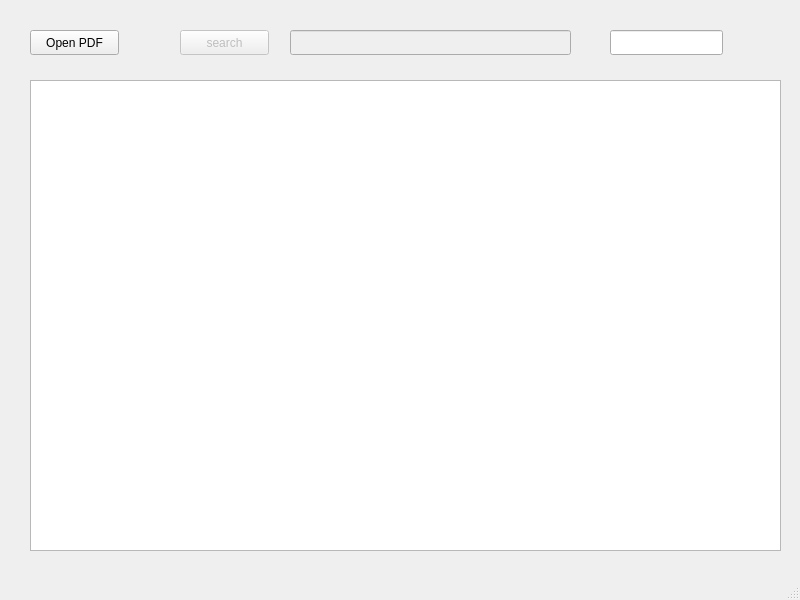
<?xml version="1.0" encoding="UTF-8"?>
<ui version="4.0">
 <class>MainWindow</class>
 <widget class="QMainWindow" name="MainWindow">
  <property name="geometry">
   <rect>
    <x>0</x>
    <y>0</y>
    <width>800</width>
    <height>600</height>
   </rect>
  </property>
  <property name="windowTitle">
   <string>MainWindow</string>
  </property>
  <widget class="QWidget" name="centralwidget">
   <widget class="QPushButton" name="Open_button">
    <property name="geometry">
     <rect>
      <x>30</x>
      <y>30</y>
      <width>89</width>
      <height>25</height>
     </rect>
    </property>
    <property name="text">
     <string>Open PDF</string>
    </property>
   </widget>
   <widget class="QTextBrowser" name="pdf_browser">
    <property name="geometry">
     <rect>
      <x>30</x>
      <y>80</y>
      <width>751</width>
      <height>471</height>
     </rect>
    </property>
   </widget>
   <widget class="QPushButton" name="search_button">
    <property name="enabled">
     <bool>false</bool>
    </property>
    <property name="geometry">
     <rect>
      <x>180</x>
      <y>30</y>
      <width>89</width>
      <height>25</height>
     </rect>
    </property>
    <property name="text">
     <string>search</string>
    </property>
   </widget>
   <widget class="QLineEdit" name="search_text">
    <property name="enabled">
     <bool>false</bool>
    </property>
    <property name="geometry">
     <rect>
      <x>290</x>
      <y>30</y>
      <width>281</width>
      <height>25</height>
     </rect>
    </property>
   </widget>
   <widget class="QLineEdit" name="amount_text">
    <property name="geometry">
     <rect>
      <x>610</x>
      <y>30</y>
      <width>113</width>
      <height>25</height>
     </rect>
    </property>
   </widget>
  </widget>
  <widget class="QMenuBar" name="menubar">
   <property name="geometry">
    <rect>
     <x>0</x>
     <y>0</y>
     <width>800</width>
     <height>22</height>
    </rect>
   </property>
  </widget>
  <widget class="QStatusBar" name="statusbar"/>
 </widget>
 <resources/>
 <connections/>
</ui>
